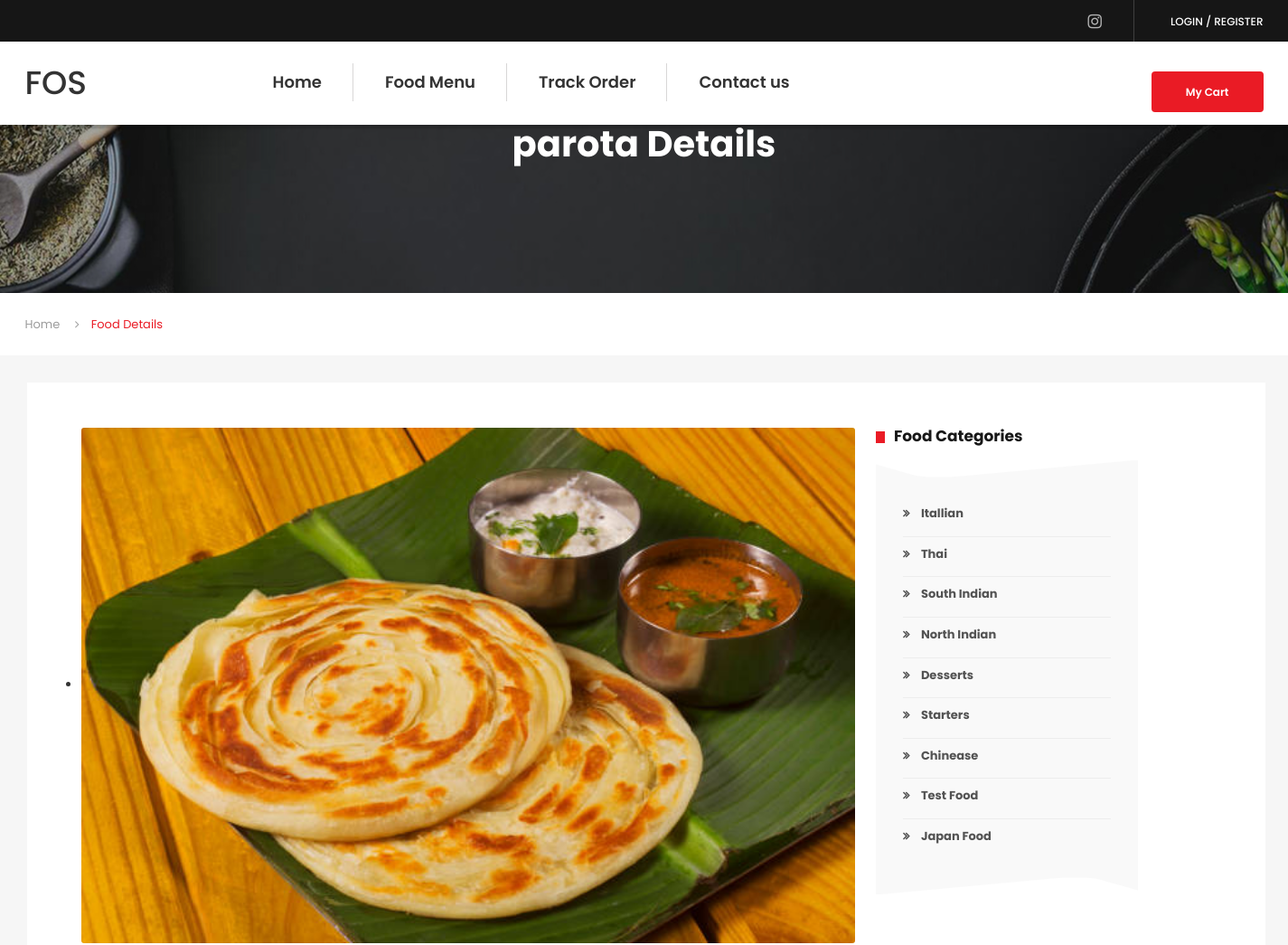
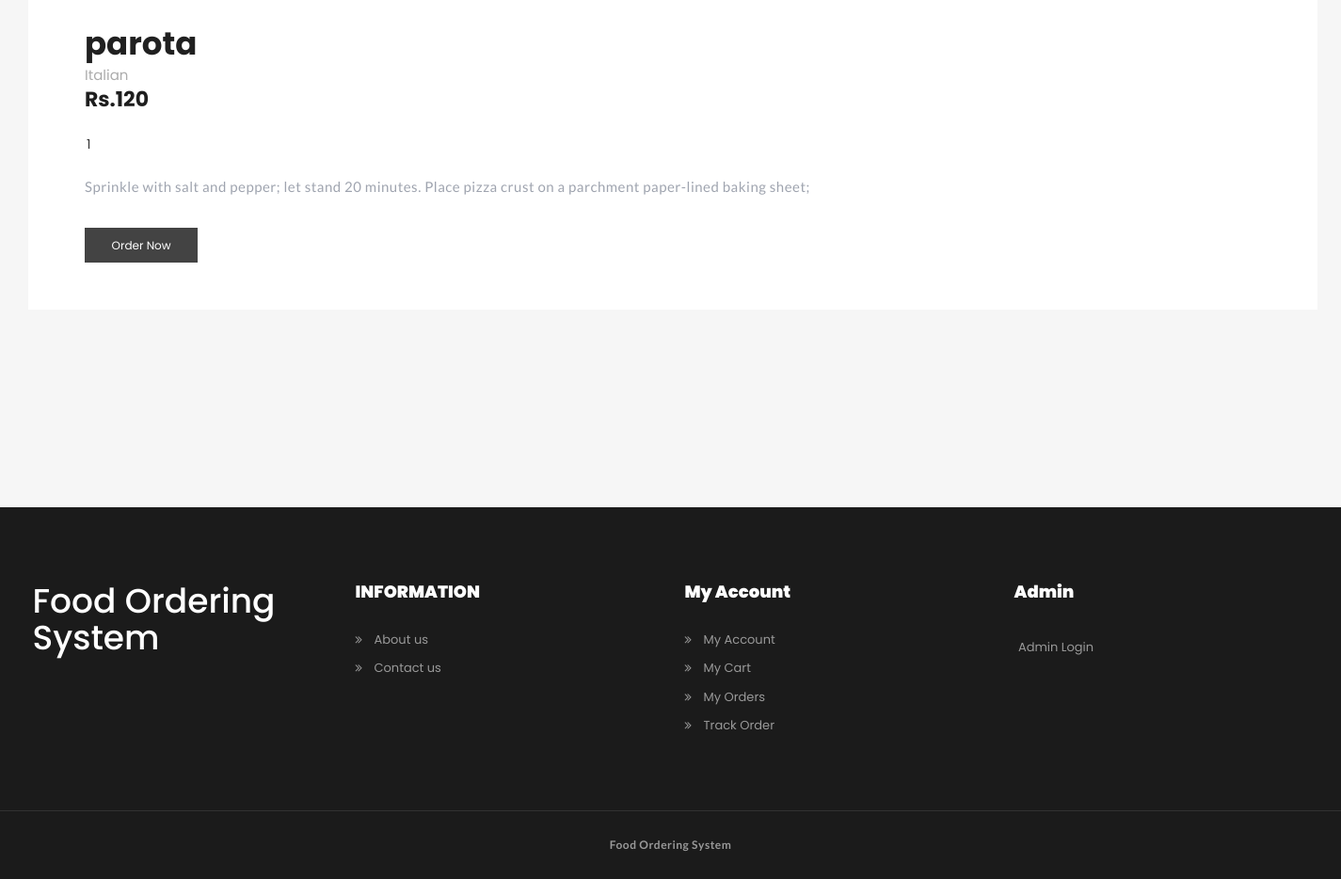
Page /food-detail.php?fid=2 on the committed database (2 pictures, top to bottom).
### tables this page shows
CREATE TABLE `tblfood` (
  `ID` int(10) NOT NULL,
  `CategoryName` varchar(120) DEFAULT NULL,
  `ItemName` varchar(120) DEFAULT NULL,
  `ItemPrice` varchar(120) DEFAULT NULL,
  `ItemDes` varchar(500) DEFAULT NULL,
  `Image` varchar(120) DEFAULT NULL,
  `ItemQty` varchar(120) DEFAULT NULL
);

CREATE TABLE `tblcategory` (
  `ID` int(5) NOT NULL,
  `CategoryName` varchar(120) DEFAULT NULL,
  `CreationDate` timestamp NULL DEFAULT current_timestamp()
);

### food-detail.php (the view, shortened to what this page needs)
<?php
include_once('includes/dbconnection.php');
?>
<!DOCTYPE html>
<html lang="en">
<head>
    <link rel="stylesheet" href="assets/css/icons.min.css">
    <link rel="stylesheet" href="assets/css/bootstrap.min.css">
    <link rel="stylesheet" href="assets/css/main.css">
    <link rel="stylesheet" href="assets/css/red-color.css">
    <link rel="stylesheet" href="assets/css/yellow-color.css">
    <link rel="stylesheet" href="assets/css/responsive.css">
</head>
<body itemscope>
    <?php include_once('includes/header.php'); ?>
    <?php
    $cid = $_GET['fid'];
    $ret = mysqli_query($con, "select * from tblfood where ID='$cid'");
    while ($row = mysqli_fetch_array($ret)) {
    ?>
        <section>
            <div class="block">
                <div class="fixed-bg" style="background-image: url(assets/images/topbg.jpg);"></div>
                <div class="page-title-wrapper text-center">
                    <div class="col-md-12 col-sm-12 col-lg-12">
                        <div class="page-title-inner">
                            <h1 itemprop="headline"><?php echo $row['ItemName']; ?> Details</h1>
                        </div>
                    </div>
                </div>
            </div>
        </section>
        <div class="bread-crumbs-wrapper">
            <div class="container">
                <ol class="breadcrumb">
                    <li class="breadcrumb-item"><a href="index.php" title="" itemprop="url">Home</a></li>
                    <li class="breadcrumb-item active">Food Details</li>
                </ol>
            </div>
        </div>
        <section>
            <div class="block gray-bg bottom-padd210 top-padd30">
                <div class="container">
                    <div class="row">
                        <div class="col-md-12">
                            <div class="sec-box">
                                <div class="sec-wrapper">
                                    <form method="post">
                                        <div class="col-md-8 col-sm-12 col-lg-8">
                                            <div class="restaurant-detail-wrapper">
                                                <div class="restaurant-detail-info">
                                                    <div class="restaurant-detail-thumb">
                                                        <ul class="restaurant-detail-img-carousel">
                                                            <li><img class="brd-rd3" src="admin/itemimages/<?php echo $row['Image']; ?>" alt="<?php echo $row['ItemName']; ?>" itemprop="image"></li>
                                                        </ul>
                                                    </div>
                                                    <div class="restaurant-detail-title">
                                                        <h1 itemprop="headline"><?php echo $row['ItemName']; ?></h1>
                                                        <div class="info-meta">
                                                            <span><?php echo $row['CategoryName']; ?></span>
                                                        </div>
                                                        <span class="price">Rs.<?php echo $row['ItemPrice']; ?></span>
                                                        <div class="qty-wrap">
                                                            <input class="qty" name="foodqty" type="text" value="1">
                                                        </div>
                                                        <p itemprop="description"><?php echo $row['ItemDes']; ?></p>
                                                        <?php if ($_SESSION['fosuid'] == "") { ?>
                                                            <a class="log-popup-btn" href="#" title="Login" class="btn  pull-right red-bg brd-rd3">Order Now</a>
                                                        <?php } else { ?>
                                                            <button type="submit" name="addcart" class="btn  pull-right red-bg brd-rd3">Order Now</button>
                                                        <?php } ?>
                                                    </div>
                                                </div>
                                            </div>
                                        </div>
                                    </form>
                                <?php } ?>
                                <div class="col-md-3 col-sm-12 col-lg-3" style="margin-left:2%">
                                    <div class="sidebar right">
                                        <div class="widget style2 quick_filters wow fadeIn" data-wow-delay="0.2s" style="visibility: visible; animation-delay: 0.2s; animation-name: fadeIn;">
                                            <h4 class="widget-title2 sudo-bg-red" itemprop="headline">Food Categories</h4>
                                            <div class="widget-data">
                                                <ul>
                                                    <?php
                                                    $query = mysqli_query($con, "select * from  tblcategory");
                                                    while ($row = mysqli_fetch_array($query)) {
                                                    ?>
                                                        <li><span class="radio-box"><label for="filt1-1"><a href="categorywise-menu.php?catid=<?php echo $row['CategoryName']; ?>"><?php echo $row['CategoryName']; ?></a></label></span></li>
                                                    <?php } ?>
                                                </ul>
                                            </div>
                                        </div>
                                    </div>
                                </div>
                                </div>
                            </div>
                        </div>
                    </div>
                </div>
            </div>
        </section>
        <?php include_once('includes/footer.php');
        ?>
        </main>
</body>
</html>

### assets/css/yellow-color.css (style rules this page uses)
:root { --main-yellow: #ffbe00; }

### rows in the picture
tblfood: ItemName "parota", Image (picture), CategoryName "Italian", ItemPrice "120", ItemDes "Sprinkle with salt and pepper; let stand 20 minutes. Place pizza crust on a parchment paper-lined baking sheet;"
tblcategory: CategoryName "Itallian"
tblcategory: CategoryName "Thai"
tblcategory: CategoryName "South Indian"
tblcategory: CategoryName "North Indian"
tblcategory: CategoryName "Desserts"
tblcategory: CategoryName "Starters"
tblcategory: CategoryName "Chinease"
tblcategory: CategoryName "Test Food"
tblcategory: CategoryName "Japan Food"
